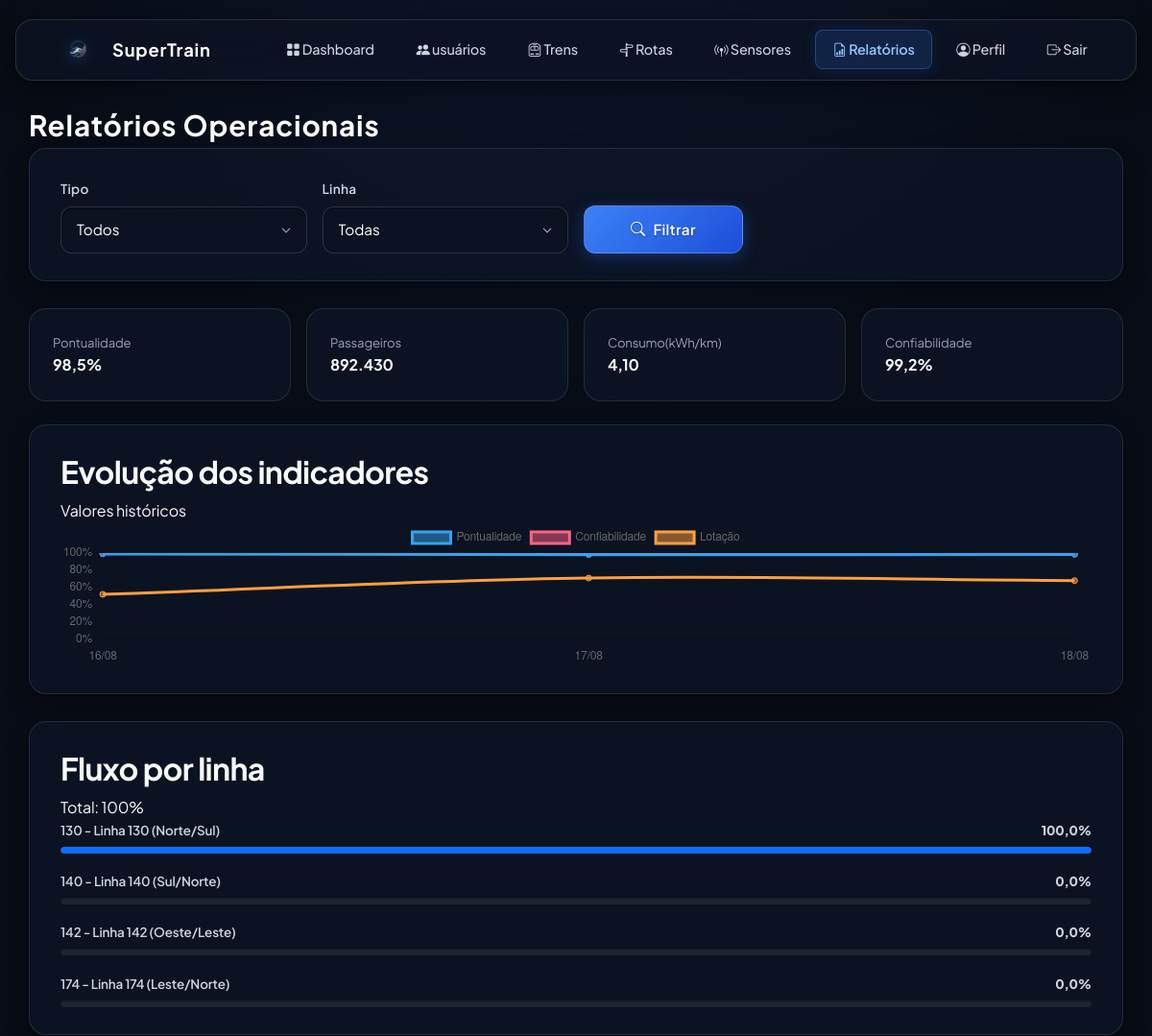
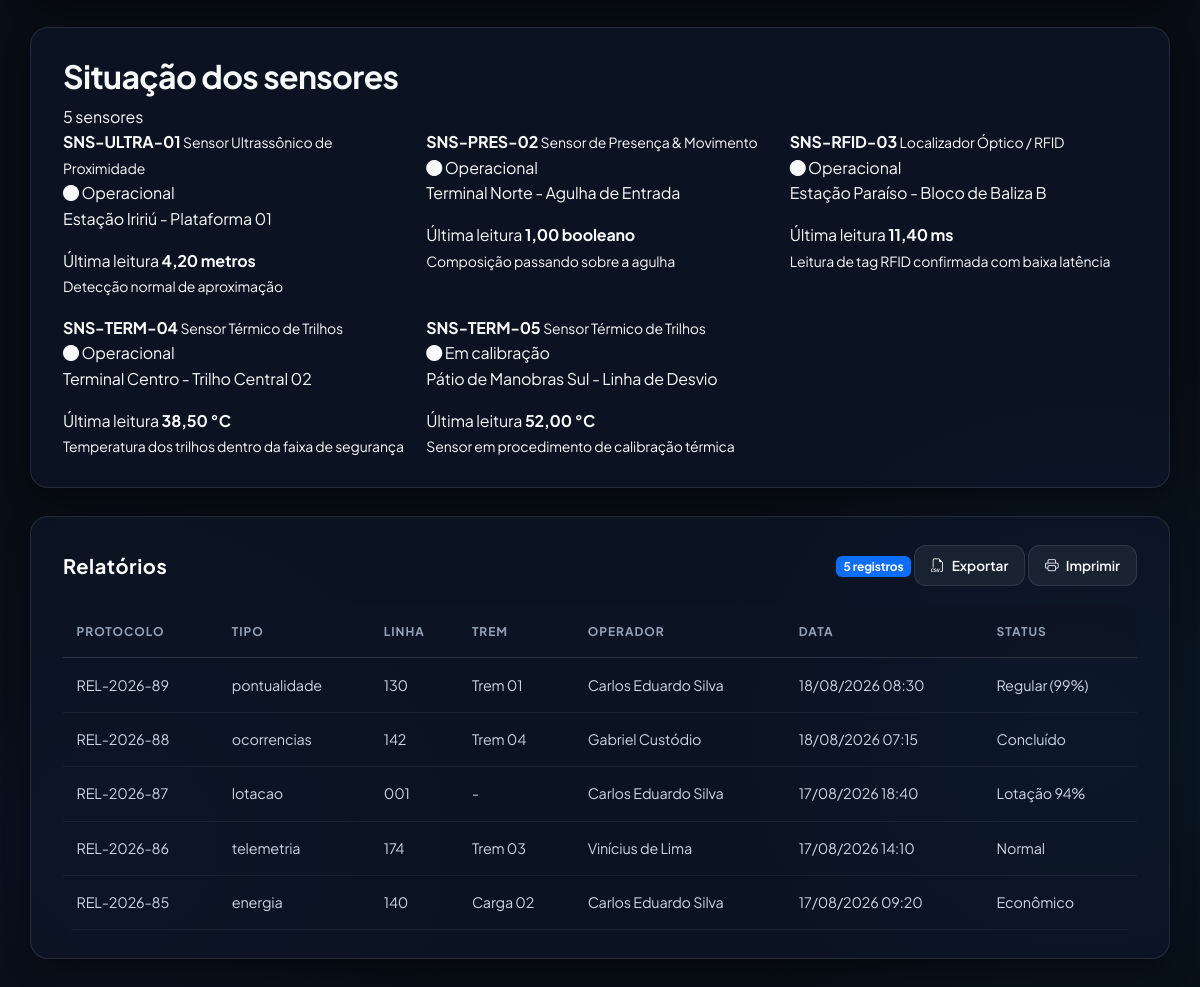
The app's page /relatorios.php (signed in) with its own data (2 pictures, top to bottom).
### tables this page shows
CREATE TABLE `leituras_sensores` (
    `id` BIGINT AUTO_INCREMENT PRIMARY KEY,
    `sensor_id` INT NOT NULL,
    `valor_lido` DECIMAL(10,2) NOT NULL,
    `unidade_medida` VARCHAR(20) NOT NULL,
    `alerta_disparado` BOOLEAN NOT NULL DEFAULT FALSE,
    `mensagem_status` VARCHAR(255) NULL,
    `data_hora` DATETIME NOT NULL DEFAULT CURRENT_TIMESTAMP,
    CONSTRAINT `fk_leituras_sensor` FOREIGN KEY (`sensor_id`) REFERENCES `sensores`(`id`) ON DELETE CASCADE,
    INDEX `idx_leituras_sensor_data` (`sensor_id`, `data_hora` DESC)
);

CREATE TABLE `sensores` (
    `id` INT AUTO_INCREMENT PRIMARY KEY,
    `codigo_identificador` VARCHAR(50) NOT NULL UNIQUE,
    `modelo_tipo` ENUM('ultrassonico', 'movimento', 'localizador', 'temperatura') NOT NULL,
    `nome_modelo` VARCHAR(100) NOT NULL,
    `estacao_id` INT NOT NULL,
    `localizacao_detalhe` VARCHAR(150) NOT NULL,
    `status_sensor` ENUM('operacional', 'alerta', 'em_calibracao', 'inativo') NOT NULL DEFAULT 'operacional',
    `limite_minimo` DECIMAL(10,2) NULL,
    `limite_maximo` DECIMAL(10,2) NULL,
    `unidade_medida` VARCHAR(20) NOT NULL DEFAULT '°C',
    `data_instalacao` DATE DEFAULT (CURRENT_DATE),
    `criado_em` DATETIME DEFAULT CURRENT_TIMESTAMP,
    CONSTRAINT `fk_sensores_estacao` FOREIGN KEY (`estacao_id`) REFERENCES `estacoes`(`id`) ON DELETE CASCADE,
    INDEX `idx_sensores_tipo` (`modelo_tipo`),
    INDEX `idx_sensores_status` (`status_sensor`)
);

CREATE TABLE `relatorios_operacionais` (
    `id` INT AUTO_INCREMENT PRIMARY KEY,
    `protocolo` VARCHAR(30) NOT NULL UNIQUE,
    `tipo_relatorio` ENUM('pontualidade', 'lotacao', 'ocorrencias', 'telemetria', 'energia') NOT NULL,
    `linha_id` INT NOT NULL,
    `trem_id` INT NULL,
    `operador_id` INT NOT NULL,
    `data_hora_registro` DATETIME NOT NULL,
    `status_sumario` VARCHAR(50) NOT NULL,
    `parecer_tecnico` TEXT NOT NULL,
    `assinatura_digital_sha256` CHAR(64) NOT NULL,
    `criado_em` DATETIME DEFAULT CURRENT_TIMESTAMP,
    CONSTRAINT `fk_relatorios_linha` FOREIGN KEY (`linha_id`) REFERENCES `linhas`(`id`) ON DELETE RESTRICT,
    CONSTRAINT `fk_relatorios_trem` FOREIGN KEY (`trem_id`) REFERENCES `trens`(`id`) ON DELETE SET NULL,
    CONSTRAINT `fk_relatorios_operador` FOREIGN KEY (`operador_id`) REFERENCES `operadores`(`id`) ON DELETE RESTRICT,
    INDEX `idx_relatorios_tipo` (`tipo_relatorio`),
    INDEX `idx_relatorios_linha` (`linha_id`),
    INDEX `idx_relatorios_data` (`data_hora_registro` DESC)
);

CREATE TABLE `linhas` (
    `id` INT AUTO_INCREMENT PRIMARY KEY,
    `codigo_linha` VARCHAR(10) NOT NULL UNIQUE,
    `nome_linha` VARCHAR(100) NOT NULL,
    `sentido_padrao` VARCHAR(50) NOT NULL,
    `tipo_linha` ENUM('passageiros', 'carga', 'expresso', 'misto') NOT NULL DEFAULT 'passageiros',
    `status_operacional` ENUM('ativo', 'parado', 'manutencao', 'atencao') NOT NULL DEFAULT 'ativo',
    `cor_hex` VARCHAR(7) NOT NULL DEFAULT '#00d2ff',
    `extensao_km` DECIMAL(6,2) NOT NULL DEFAULT 0.00,
    `ativo` BOOLEAN NOT NULL DEFAULT TRUE,
    `criado_em` DATETIME DEFAULT CURRENT_TIMESTAMP,
    INDEX `idx_linhas_codigo` (`codigo_linha`),
    INDEX `idx_linhas_status` (`status_operacional`)
);

CREATE TABLE `trens` (
    `id` INT AUTO_INCREMENT PRIMARY KEY,
    `prefixo` VARCHAR(20) NOT NULL UNIQUE,
    `modelo_composicao` VARCHAR(100) NOT NULL DEFAULT 'SuperTrain Série 2000',
    `linha_id` INT NULL,
    `tipo` ENUM('passageiros', 'carga', 'expresso') NOT NULL DEFAULT 'passageiros',
    `status_operacional` ENUM('ativo', 'parado', 'manutencao') NOT NULL DEFAULT 'ativo',
    `capacidade_maxima` INT NOT NULL DEFAULT 800,
    `velocidade_maxima_kmh` DECIMAL(5,2) NOT NULL DEFAULT 80.00,
    `ano_fabricacao` YEAR NOT NULL DEFAULT 2024,
    `ativo` BOOLEAN NOT NULL DEFAULT TRUE,
    `criado_em` DATETIME DEFAULT CURRENT_TIMESTAMP,
    `atualizado_em` DATETIME DEFAULT CURRENT_TIMESTAMP ON UPDATE CURRENT_TIMESTAMP,
    CONSTRAINT `fk_trens_linha` FOREIGN KEY (`linha_id`) REFERENCES `linhas`(`id`) ON DELETE SET NULL,
    INDEX `idx_trens_status` (`status_operacional`),
    INDEX `idx_trens_linha` (`linha_id`)
);

CREATE TABLE `operadores` (
    `id` INT AUTO_INCREMENT PRIMARY KEY,
    `usuario_id` INT NOT NULL UNIQUE,
    `matricula` VARCHAR(20) NOT NULL UNIQUE,
    `nome_completo` VARCHAR(150) NOT NULL,
    `cargo_funcao` VARCHAR(100) NOT NULL,
    `setor_descricao` VARCHAR(100) NOT NULL DEFAULT 'CCO Central - Malha Sul',
    `telefone_ramal` VARCHAR(60) NULL,
    `foto_perfil_url` VARCHAR(255) DEFAULT 'imagens/foto_perfil.webp',
    `linha_principal_id` INT NULL,
    `turno_trabalho` ENUM('diurno1', 'vespertino', 'noturno', 'escala') NOT NULL DEFAULT 'diurno1',
    `status_turno` ENUM('ativo', 'inativo', 'pausa') NOT NULL DEFAULT 'ativo',
    `horas_em_escala_acumuladas` INT NOT NULL DEFAULT 0,
    `trens_despachados_acumulados` INT NOT NULL DEFAULT 0,
    `pontualidade_linhas_percentual` DECIMAL(5,2) NOT NULL DEFAULT 98.40,
    `alertas_atendidos_acumulados` INT NOT NULL DEFAULT 0,
    `autenticacao_2fa` BOOLEAN NOT NULL DEFAULT TRUE,
    `alerta_sonoro_emergencia` BOOLEAN NOT NULL DEFAULT TRUE,
    `notificacao_telemetria` BOOLEAN NOT NULL DEFAULT TRUE,
    `relatorio_auto_fechamento` BOOLEAN NOT NULL DEFAULT TRUE,
    `criado_em` DATETIME DEFAULT CURRENT_TIMESTAMP,
    `atualizado_em` DATETIME DEFAULT CURRENT_TIMESTAMP ON UPDATE CURRENT_TIMESTAMP,
    CONSTRAINT `fk_operadores_usuario` FOREIGN KEY (`usuario_id`) REFERENCES `usuarios`(`id`) ON DELETE CASCADE,
    CONSTRAINT `fk_operadores_linha` FOREIGN KEY (`linha_principal_id`) REFERENCES `linhas`(`id`) ON DELETE SET NULL,
    INDEX `idx_operadores_matricula` (`matricula`)
);

### relatorios.php (the view, shortened to what the rows shown need)
<?php
require 'config.php';
function consulta($db, $sql, $types = '', $params = []) {
    $stmt = $db->prepare($sql);
    $stmt->execute();
    return $stmt->get_result();
}
$whereData = [];
$paramsData = [];
$typesData = '';
$filtroData = $whereData ? ' WHERE ' . implode(' AND ', $whereData) : '';
$grafico = consulta($conexao, "
    SELECT data_referencia,
           pontualidade_global_percentual,
           confiabilidade_operacional_percentual,
           lotacao_media_percentual
    FROM kpis_malha_historico
    $filtroData
    ORDER BY data_referencia
", $typesData, $paramsData);
$labels = $pontualidade = $confiabilidade = $lotacao = [];
while ($g = $grafico->fetch_assoc()) {
    $labels[] = date('d/m', strtotime($g['data_referencia']));
    $pontualidade[] = (float)$g['pontualidade_global_percentual'];
    $confiabilidade[] = (float)$g['confiabilidade_operacional_percentual'];
    $lotacao[] = (float)$g['lotacao_media_percentual'];
}
$sensores = $conexao->query("
    SELECT s.codigo_identificador, s.nome_modelo, s.status_sensor,
           s.unidade_medida, s.localizacao_detalhe,
           ls.valor_lido, ls.mensagem_status, ls.data_hora
    FROM sensores s
    LEFT JOIN leituras_sensores ls ON ls.id = (
        SELECT l.id
        FROM leituras_sensores l
        WHERE l.sensor_id = s.id
        ORDER BY l.data_hora DESC
        LIMIT 1
    )
    ORDER BY s.id
");
$whereRel = [];
$paramsRel = [];
$typesRel = '';
$filtroRel = $whereRel ? ' WHERE ' . implode(' AND ', $whereRel) : '';
$relatorios = consulta($conexao, "
    SELECT r.protocolo, r.tipo_relatorio, r.data_hora_registro,
           r.status_sumario, l.codigo_linha, t.prefixo,
           o.nome_completo AS operador
    FROM relatorios_operacionais r
    LEFT JOIN linhas l ON l.id = r.linha_id
    LEFT JOIN trens t ON t.id = r.trem_id
    LEFT JOIN operadores o ON o.id = r.operador_id
    $filtroRel
    ORDER BY r.data_hora_registro DESC
", $typesRel, $paramsRel);
$totalRelatorios = $relatorios->num_rows;
?>
<!DOCTYPE html>
<html lang="pt-br">
<head>
<link href="https://cdn.jsdelivr.net/npm/bootstrap@5.3.3/dist/css/bootstrap.min.css" rel="stylesheet">
<link href="https://cdn.jsdelivr.net/npm/bootstrap-icons@1.11.3/font/bootstrap-icons.min.css" rel="stylesheet">
<link rel="stylesheet" href="estilo/relatorios.css?v=4">
</head>
<body>
<main class="relatorios-container">
<h1 class="page-title">Relatórios Operacionais</h1>
<section class="card visual-section-card">
    <div class="section-title">
        <h2>Evolução dos indicadores</h2>
    </div>
</section>
<section class="card visual-section-card">
    <div class="section-title">
        <h2>Fluxo por linha</h2>
    </div>
</section>
<section class="card visual-section-card">
    <div class="section-title">
        <h2>Situação dos sensores</h2>
    </div>
    <div class="row g-3">
        <?php while ($s = $sensores->fetch_assoc()): ?>
            <?php
            $status = [
                'operacional' => 'Operacional',
                'alerta' => 'Alerta',
                'em_calibracao' => 'Em calibração',
                'inativo' => 'Inativo'
            ][$s['status_sensor']] ?? $s['status_sensor'];
            ?>
            <div class="col-xl-4 col-md-6">
                <div class="sensor-card">
                    <div class="sensor-top">
                        <div>
                            <strong><?= htmlspecialchars($s['codigo_identificador']) ?></strong>
                            <small><?= htmlspecialchars($s['nome_modelo']) ?></small>
                        </div>
                        <span class="sensor-status <?= htmlspecialchars($s['status_sensor']) ?>">
                            <i class="bi bi-circle-fill"></i>
                            <?= $status ?>
                        </span>
                    </div>
                    <p><?= htmlspecialchars($s['localizacao_detalhe']) ?></p>
                    <div class="sensor-reading">
                        <span>Última leitura</span>
                        <strong>
                            <?php if ($s['valor_lido'] !== null): ?>
                                <?= number_format($s['valor_lido'], 2, ',', '.') ?>
                                <?= htmlspecialchars($s['unidade_medida']) ?>
                            <?php else: ?>
                                Sem leitura
                            <?php endif; ?>
                        </strong>
                    </div>
                    <small class="sensor-message">
                        <?= htmlspecialchars($s['mensagem_status'] ?? 'Sem informação') ?>
                    </small>
                </div>
            </div>
        <?php endwhile; ?>
    </div>
</section>
<section class="card table-card">
    <div class="table-header-custom">
        <h2 class="table-title">Relatórios</h2>
    </div>
    <div class="table-responsive">
        <table class="table table-hover align-middle" id="tabelaRelatorios">
            <thead>
                <tr>
                    <th>Protocolo</th>
                    <th>Tipo</th>
                    <th>Linha</th>
                    <th>Trem</th>
                    <th>Operador</th>
                    <th>Data</th>
                    <th>Status</th>
                </tr>
            </thead>
            <tbody>
                <?php if (!$totalRelatorios): ?>
                    <tr>
                        <td colspan="7" class="text-center">
                            Nenhum relatório encontrado.
                        </td>
                    </tr>
                <?php else: ?>
                    <?php while ($r = $relatorios->fetch_assoc()): ?>
                        <tr>
                            <td><?= htmlspecialchars($r['protocolo']) ?></td>
                            <td><?= htmlspecialchars($r['tipo_relatorio']) ?></td>
                            <td><?= htmlspecialchars($r['codigo_linha'] ?? '-') ?></td>
                            <td><?= htmlspecialchars($r['prefixo'] ?? '-') ?></td>
                            <td><?= htmlspecialchars($r['operador'] ?? '-') ?></td>
                            <td>
                                <?= date('d/m/Y H:i', strtotime($r['data_hora_registro'])) ?>
                            </td>
                            <td><?= htmlspecialchars($r['status_sumario']) ?></td>
                        </tr>
                    <?php endwhile; ?>
                <?php endif; ?>
            </tbody>
        </table>
    </div>
</section>
</main>
<script>
const labels = <?= json_encode($labels) ?>;
const pontualidade = <?= json_encode($pontualidade) ?>;
const confiabilidade = <?= json_encode($confiabilidade) ?>;
const lotacao = <?= json_encode($lotacao) ?>;
new Chart(document.getElementById('graficoRelatorios'), {
    type: 'line',
    data: {
        labels: labels,
        datasets: [
            {
                label: 'Pontualidade',
                data: pontualidade,
                tension: .35,
                fill: false
            },
            {
                label: 'Confiabilidade',
                data: confiabilidade,
                tension: .35,
                fill: false
            },
            {
                label: 'Lotação',
                data: lotacao,
                tension: .35,
                fill: false
            }
        ]
    },
    options: {
        responsive: true,
        maintainAspectRatio: false,
        interaction: {
            mode: 'index',
            intersect: false
        },
        scales: {
            y: {
                min: 0,
                max: 100,
                ticks: {
                    callback: value => value + '%'
                }
            },
            x: {
                grid: {
                    display: false
                }
            }
        }
    }
});
function exportarCSV() {
    const tabela = document.getElementById('tabelaRelatorios');
    const linhas = [...tabela.rows].map(linha =>
        [...linha.cells].map(celula =>
            '"' + celula.innerText.replace(/"/g, '""') + '"'
        ).join(';')
    );
    const arquivo = new Blob(
        [linhas.join('\n')],
        {type: 'text/csv;charset=utf-8;'}
    );
    const url = URL.createObjectURL(arquivo);
    const link = document.createElement('a');
    link.href = url;
    link.download = 'relatorios-supertrain.csv';
    link.click();
    URL.revokeObjectURL(url);
}
</script>
</body>
</html>

### records on screen
leituras_sensores: sensor.codigo_identificador "SNS-ULTRA-01", sensor.nome_modelo "Sensor Ultrassônico de Proximidade", sensor.status_sensor "Operacional", sensor.localizacao_detalhe "Estação Iririú - Plataforma 01", valor_lido "4,20", sensor.unidade_medida "metros", mensagem_status "Detecção normal de aproximação"
leituras_sensores: sensor.codigo_identificador "SNS-PRES-02", sensor.nome_modelo "Sensor de Presença & Movimento", sensor.status_sensor "Operacional", sensor.localizacao_detalhe "Terminal Norte - Agulha de Entrada", valor_lido "1,00", sensor.unidade_medida "booleano", mensagem_status "Composição passando sobre a agulha"
leituras_sensores: sensor.codigo_identificador "SNS-RFID-03", sensor.nome_modelo "Localizador Óptico / RFID", sensor.status_sensor "Operacional", sensor.localizacao_detalhe "Estação Paraíso - Bloco de Baliza B", valor_lido "11,40", sensor.unidade_medida "ms", mensagem_status "Leitura de tag RFID confirmada com baixa latência"
leituras_sensores: sensor.codigo_identificador "SNS-TERM-04", sensor.nome_modelo "Sensor Térmico de Trilhos", sensor.status_sensor "Operacional", sensor.localizacao_detalhe "Terminal Centro - Trilho Central 02", valor_lido "38,50", sensor.unidade_medida "°C", mensagem_status "Temperatura dos trilhos dentro da faixa de segurança"
leituras_sensores: sensor.codigo_identificador "SNS-TERM-05", sensor.nome_modelo "Sensor Térmico de Trilhos", sensor.status_sensor "Em calibração", sensor.localizacao_detalhe "Pátio de Manobras Sul - Linha de Desvio", valor_lido "52,00", sensor.unidade_medida "°C", mensagem_status "Sensor em procedimento de calibração térmica"
relatorios_operacionais: protocolo "REL-2026-89", tipo_relatorio "pontualidade", linha.codigo_linha "130", trem.prefixo "Trem 01", operador.nome_completo "Carlos Eduardo Silva", data_hora_registro "18/08/2026 08:30", status_sumario "Regular (99%)"
relatorios_operacionais: protocolo "REL-2026-88", tipo_relatorio "ocorrencias", linha.codigo_linha "142", trem.prefixo "Trem 04", operador.nome_completo "Gabriel Custódio", data_hora_registro "18/08/2026 07:15", status_sumario "Concluído"
relatorios_operacionais: protocolo "REL-2026-87", tipo_relatorio "lotacao", linha.codigo_linha "001", prefixo "-", operador.nome_completo "Carlos Eduardo Silva", data_hora_registro "17/08/2026 18:40", status_sumario "Lotação 94%"
relatorios_operacionais: protocolo "REL-2026-86", tipo_relatorio "telemetria", linha.codigo_linha "174", trem.prefixo "Trem 03", operador.nome_completo "Vinícius de Lima", data_hora_registro "17/08/2026 14:10", status_sumario "Normal"
relatorios_operacionais: protocolo "REL-2026-85", tipo_relatorio "energia", linha.codigo_linha "140", trem.prefixo "Carga 02", operador.nome_completo "Carlos Eduardo Silva", data_hora_registro "17/08/2026 09:20", status_sumario "Econômico"

### other values on screen
$kpi['pontualidade'] "98,5"
$kpi['passageiros'] "892.430"
$kpi['consumo'] "4,10"
$kpi['confiabilidade'] "99,2"
$f['codigo_linha'] . ' - ' . $f['nome_linha'] "130 - Linha 130 (Norte/Sul)"
$f['percentual'] "100,0"
$f['codigo_linha'] . ' - ' . $f['nome_linha'] "140 - Linha 140 (Sul/Norte)"
$f['percentual'] "0,0"
$f['codigo_linha'] . ' - ' . $f['nome_linha'] "142 - Linha 142 (Oeste/Leste)"
$f['codigo_linha'] . ' - ' . $f['nome_linha'] "174 - Linha 174 (Leste/Norte)"
$sensores->num_rows "5"
$totalRelatorios "5"
chart data {{ json_encode($pontualidade) }} [99,98.1,98.4]
chart data {{ json_encode($confiabilidade) }} [99.5,98.9,99.2]
chart data {{ json_encode($lotacao) }} [52,71,68]
